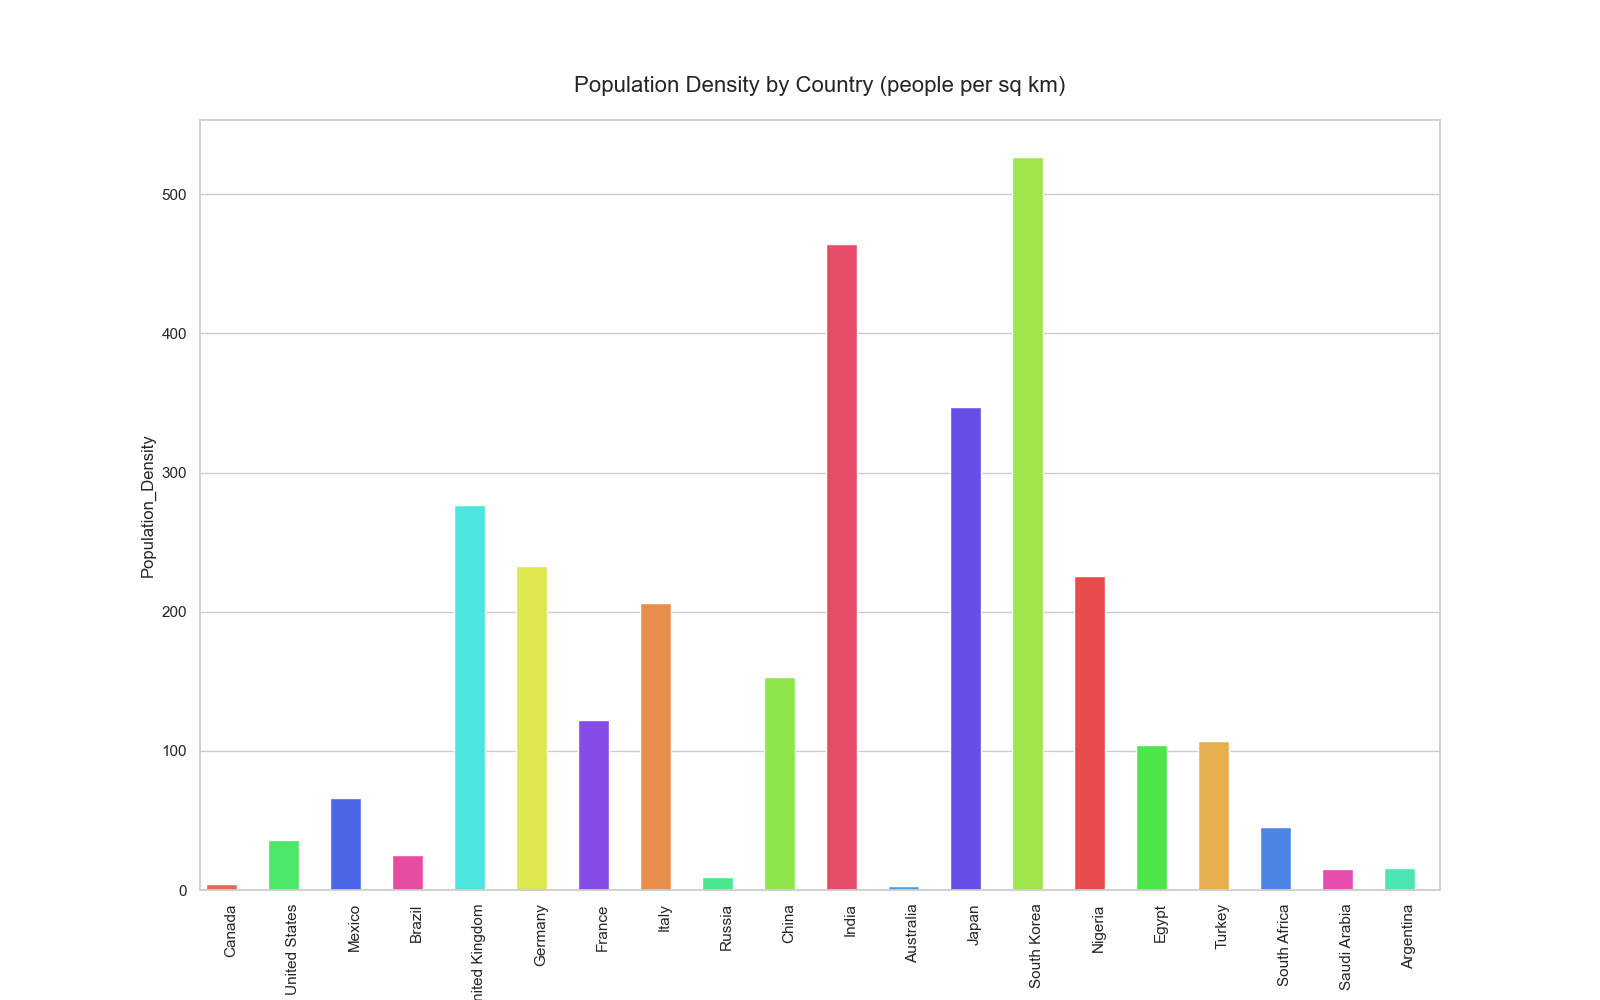

Generate this figure with Python:

import seaborn as sns
import matplotlib.pyplot as plt
import pandas as pd

data = {
    'Country': ['Canada', 'United States', 'Mexico', 'Brazil', 'United Kingdom', 'Germany', 
                'France', 'Italy', 'Russia', 'China', 'India', 'Australia', 'Japan', 
                'South Korea', 'Nigeria', 'Egypt', 'Turkey', 'South Africa', 'Saudi Arabia', 'Argentina'],
    'Population_Density': [4, 36, 66, 25, 277, 233, 122, 206, 9, 153, 464, 3, 347, 527, 226, 104, 107, 45, 15, 16]
}

df = pd.DataFrame(data)

sns.set_style('whitegrid')

plt.figure(figsize=(16, 10))
ax = sns.barplot(x='Country', y='Population_Density', data=df, palette=['#FF5733', '#33FF57', '#3357FF', 
                                                                        '#FF33A1', '#33FFF6', '#F3FF33',
                                                                        '#7F33FF', '#FF8C33', '#33FF8C',
                                                                        '#8CFF33', '#FF3357', '#33A1FF',
                                                                        '#5733FF', '#A1FF33', '#FF3333',
                                                                        '#33FF33', '#FFB533', '#337FFF',
                                                                        '#FF33B5', '#33FFBD'])

for bar in ax.patches:
    bar.set_width(0.5)

ax.set_title('Population Density by Country (people per sq km)', fontsize=16, pad=20)

plt.xticks(rotation=90)

plt.show()
